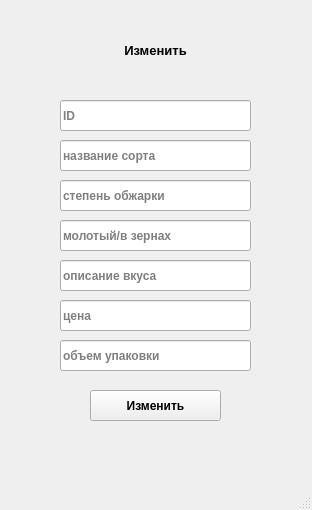
<?xml version="1.0" encoding="UTF-8"?>
<ui version="4.0">
 <class>MainWindow</class>
 <widget class="QMainWindow" name="MainWindow">
  <property name="geometry">
   <rect>
    <x>0</x>
    <y>0</y>
    <width>312</width>
    <height>510</height>
   </rect>
  </property>
  <property name="font">
   <font>
    <weight>75</weight>
    <bold>true</bold>
   </font>
  </property>
  <property name="windowTitle">
   <string>MainWindow</string>
  </property>
  <widget class="QWidget" name="centralwidget">
   <widget class="QLineEdit" name="lineEdit_3">
    <property name="geometry">
     <rect>
      <x>60</x>
      <y>220</y>
      <width>191</width>
      <height>31</height>
     </rect>
    </property>
    <property name="placeholderText">
     <string>молотый/в зернах</string>
    </property>
   </widget>
   <widget class="QLineEdit" name="lineEdit_6">
    <property name="geometry">
     <rect>
      <x>60</x>
      <y>340</y>
      <width>191</width>
      <height>31</height>
     </rect>
    </property>
    <property name="placeholderText">
     <string>объем упаковки</string>
    </property>
   </widget>
   <widget class="QLineEdit" name="lineEdit_2">
    <property name="geometry">
     <rect>
      <x>60</x>
      <y>180</y>
      <width>191</width>
      <height>31</height>
     </rect>
    </property>
    <property name="placeholderText">
     <string>степень обжарки</string>
    </property>
   </widget>
   <widget class="QLineEdit" name="lineEdit">
    <property name="geometry">
     <rect>
      <x>60</x>
      <y>140</y>
      <width>191</width>
      <height>31</height>
     </rect>
    </property>
    <property name="placeholderText">
     <string>название сорта</string>
    </property>
   </widget>
   <widget class="QPushButton" name="up_btn">
    <property name="geometry">
     <rect>
      <x>90</x>
      <y>390</y>
      <width>131</width>
      <height>31</height>
     </rect>
    </property>
    <property name="text">
     <string>Изменить</string>
    </property>
   </widget>
   <widget class="QLineEdit" name="lineEdit_4">
    <property name="geometry">
     <rect>
      <x>60</x>
      <y>260</y>
      <width>191</width>
      <height>31</height>
     </rect>
    </property>
    <property name="placeholderText">
     <string>описание вкуса</string>
    </property>
   </widget>
   <widget class="QLineEdit" name="lineEdit_5">
    <property name="geometry">
     <rect>
      <x>60</x>
      <y>300</y>
      <width>191</width>
      <height>31</height>
     </rect>
    </property>
    <property name="placeholderText">
     <string>цена</string>
    </property>
   </widget>
   <widget class="QLineEdit" name="lineEdit_7">
    <property name="geometry">
     <rect>
      <x>60</x>
      <y>100</y>
      <width>191</width>
      <height>31</height>
     </rect>
    </property>
    <property name="placeholderText">
     <string>ID</string>
    </property>
   </widget>
   <widget class="QLabel" name="label">
    <property name="geometry">
     <rect>
      <x>60</x>
      <y>30</y>
      <width>191</width>
      <height>41</height>
     </rect>
    </property>
    <property name="font">
     <font>
      <pointsize>10</pointsize>
      <weight>75</weight>
      <bold>true</bold>
     </font>
    </property>
    <property name="text">
     <string>Изменить</string>
    </property>
    <property name="alignment">
     <set>Qt::AlignCenter</set>
    </property>
   </widget>
  </widget>
  <widget class="QMenuBar" name="menubar">
   <property name="geometry">
    <rect>
     <x>0</x>
     <y>0</y>
     <width>312</width>
     <height>21</height>
    </rect>
   </property>
  </widget>
  <widget class="QStatusBar" name="statusbar"/>
 </widget>
 <resources/>
 <connections/>
</ui>
